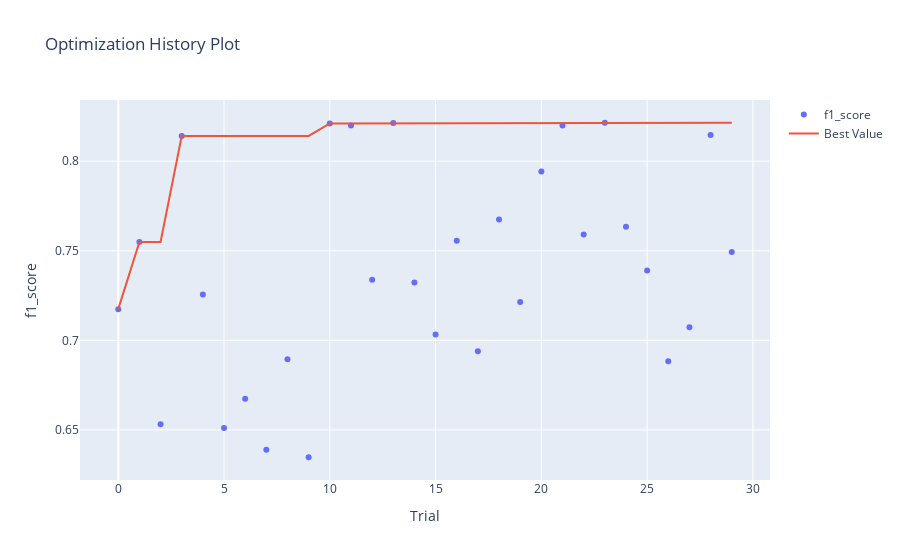

This figure's notebook cell:
### Markdown cell above
График истории оптимизации - отображает количество испытаний на оси Х и метрику на оси Y.

Следует использовать эту диаграмму, чтобы проверить, идет ли оптимизация гиперпараметров в правильном направлении или нет.

### Code cell
optuna.visualization.plot_optimization_history(study, target_name="f1_score")

### Figure 1 — Plotly figure (JSON) as saved in the notebook; plotly's stock layout.template omitted (floating-point values rounded to 4 significant figures)
{"data": [{"mode": "markers", "name": "f1_score", "type": "scatter", "x": [0, 1, 2, 3, 4, 5, 6, 7, 8, 9, 10, 11, 12, 13, 14, 15, 16, 17, 18, 19, 20, 21, 22, 23, 24, 25, 26, 27, 28, 29], "y": [0.7174, 0.7549, 0.6531, 0.8141, 0.7256, 0.6511, 0.6674, 0.6389, 0.6895, 0.6348, 0.821, 0.8199, 0.7339, 0.8213, 0.7323, 0.7033, 0.7556, 0.6939, 0.7675, 0.7214, 0.7943, 0.8199, 0.7591, 0.8214, 0.7635, 0.739, 0.6883, 0.7073, 0.8147, 0.7493]}, {"name": "Best Value", "type": "scatter", "x": [0, 1, 2, 3, 4, 5, 6, 7, 8, 9, 10, 11, 12, 13, 14, 15, 16, 17, 18, 19, 20, 21, 22, 23, 24, 25, 26, 27, 28, 29], "y": [0.7174, 0.7549, 0.7549, 0.8141, 0.8141, 0.8141, 0.8141, 0.8141, 0.8141, 0.8141, 0.821, 0.821, 0.821, 0.8213, 0.8213, 0.8213, 0.8213, 0.8213, 0.8213, 0.8213, 0.8213, 0.8213, 0.8213, 0.8214, 0.8214, 0.8214, 0.8214, 0.8214, 0.8214, 0.8214]}], "layout": {"title": {"text": "Optimization History Plot"}, "xaxis": {"title": {"text": "Trial"}}, "yaxis": {"title": {"text": "f1_score"}}}}
